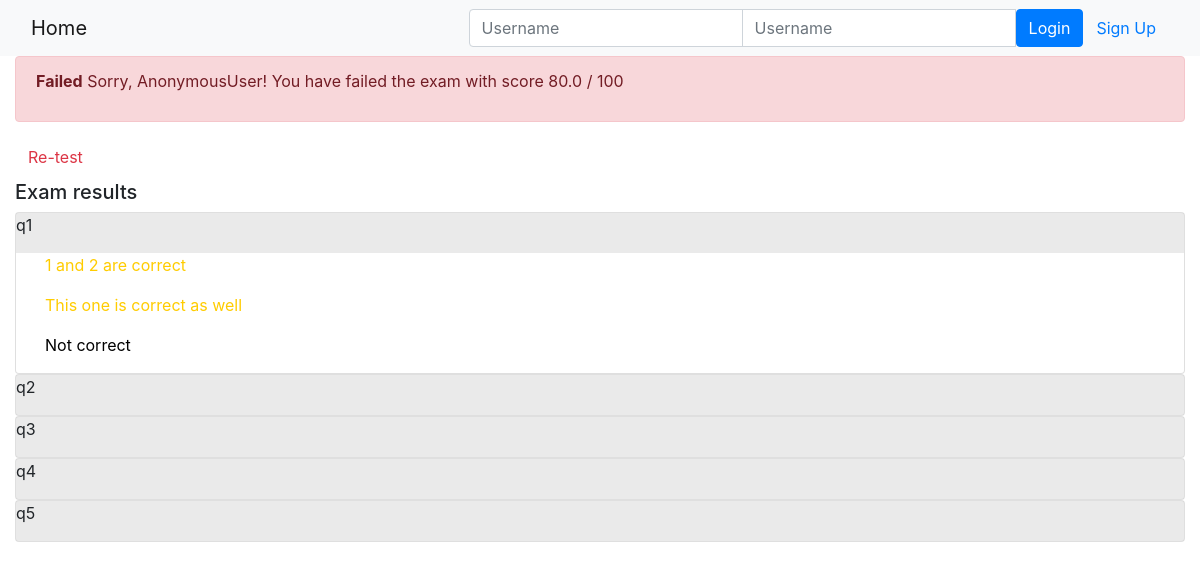
Page /onlinecourse/1/submission/1/result/ on the earlier database version.
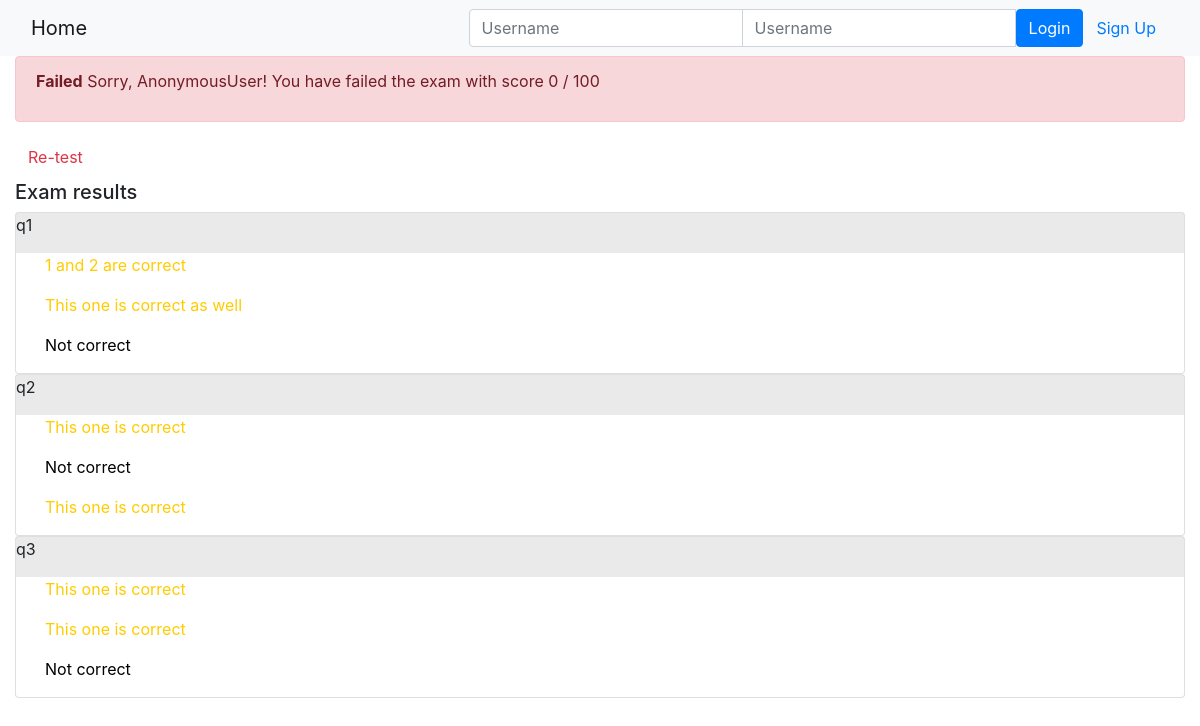
Same page on the later database version.
### onlinecourse/models.py (models this page shows)
class Question(models.Model):
    question_text = models.CharField(max_length=4000)
    grade = models.FloatField(default=0.0)
    lesson_id = models.ForeignKey(Course, on_delete=models.CASCADE)
    def is_get_score(self, selected_ids):
        all_answers = self.choice_set.filter(is_correct=True).count()
        selected_correct = self.choice_set.filter(is_correct=True, id__in=selected_ids).count()
        if all_answers == selected_correct:
            return True
        else:
            return False

class Choice(models.Model):
    choice_text = models.CharField(max_length=4000)
    is_correct = models.BooleanField(default=False)
    question_id = models.ForeignKey(Question, on_delete=models.CASCADE)

### onlinecourse/views.py (the view)
# urls.py: path('<int:course_id>/submission/<int:submission_id>/result/', views.show_exam_result , name='show_exam_result'),
def show_exam_result(request, course_id, submission_id):
    course_obj=get_object_or_404(Course, pk=course_id)
    submission_obj = get_object_or_404(Submission, pk=submission_id)
    selected_choices = submission_obj.choices.all()
    selected_ids = []
    selected_question_ids = set()
    final_grade = 100
    choice_structure = []
    all_question_exist = \
         Question.objects.filter(lesson_id=course_id,)
    print("Numresult" + str(all_question_exist.count()))
    for item in selected_choices:
        selected_ids.append(item.id)
        selected_question_ids.add(item.question_id.id)
    count = 0
    for item in all_question_exist:
        choice_structure.append([])
    for item in all_question_exist:
        print("Final Grade : " + str(final_grade))
        choices_exist = Choice.objects.filter(question_id=item.id,)
        choices_exist_ids = []
        grade = True
        selec_ids = []
        for curr_ch in selected_choices:
            print(curr_ch.question_id)
            print(item.id)
            if curr_ch.question_id.id == item.id:
                selec_ids.append(curr_ch.id)
        for curr_ch in choices_exist:
            if not (curr_ch in selected_choices)\
                and not curr_ch.is_correct:
                choice_structure[count].append(
                    ["black", curr_ch.choice_text])
            elif not (curr_ch in selected_choices):
                choice_structure[count].append(
                    ["rgb(255, 204, 0)", curr_ch.choice_text])
            elif (curr_ch in selected_choices)\
                and curr_ch.is_correct:
                choice_structure[count].append(
                    ["green", curr_ch.choice_text])
            else:
                choice_structure[count].append(
                    ["red", curr_ch.choice_text])
        print(selec_ids)
        grade = item.is_get_score(selec_ids)
        if (not grade):
            final_grade = final_grade - \
                    (100 / all_question_exist.count())
        print("Final Grade : " + str(final_grade))
        count += 1
    if (final_grade < 1):
        final_grade = 0
    print('choice_struct:')
    print(choice_structure)
    print(selected_choices)
    print("selected choices len:"+str(len(selected_choices)))
    print("all_question_ids:"+str(len(selected_question_ids)))
    print(str(final_grade))
    print("allquestions"+str(len(all_question_exist)))
    question_structure = []
    for item in range(len(all_question_exist)):
        question_structure.append([])
        question_structure[item] = [all_question_exist[item],
        choice_structure[item]]
    print(question_structure[0][0].question_text)
    context = {}
    context['course'] = course_obj
    context['selected_ids'] = selected_ids
    context['grade'] = round(final_grade, 2)
    context['questions'] = question_structure
    context['user'] = request.user
    return render(request, 'onlinecourse/exam_result_bootstrap.html',
     context)

### onlinecourse/templates/onlinecourse/exam_result_bootstrap.html (shortened to what this page needs)
<!DOCTYPE html>
<html lang="en">
<head>
    {% load static %}
    <link rel="stylesheet" href="https://maxcdn.bootstrapcdn.com/bootstrap/4.5.2/css/bootstrap.min.css">
</head>
<body>
    <nav class="navbar navbar-light bg-light">
        <div class="container-fluid">
            <div class="navbar-header">
                <a class="navbar-brand" href="{% url 'onlinecourse:index' %}">Home</a>
            </div>
            <ul class="nav navbar-nav navbar-right">
                {% if user.is_authenticated %}
                <li>
                    <a class="btn btn-link" href="#">{{ user.first_name }}({{ user.username }})</a>
                    <a class="btn btn-link" href="{% url 'onlinecourse:logout' %}">Logout</a>
                </li>
                {% else %}
                <li>
                    <form class="form-inline" action="{% url 'onlinecourse:login' %}" method="post">
                        <div class="input-group">
                            <input type="text" class="form-control" placeholder="Username" name="username">
                            <input type="password" class="form-control" placeholder="Username" name="psw">
                            <button class="btn btn-primary" type="submit">Login</button>
                            <a class="btn btn-link" href="{% url 'onlinecourse:registration' %}">Sign Up</a>
                        </div>
                    </form>
                </li>
                {% endif %}
            </ul>
        </div>
    </nav>
    <div class="container-fluid">
        {% if grade > 80 %}
        <div class="alert alert-success">
            <p><strong>Congratulations, {{user}}!</strong>
                You have passed the exam and completed the course with
                score {{ grade }} / 100
            </p>
        </div>
        {% else %}
        <div class="alert alert-danger">
            <p><strong>Failed</strong>
                Sorry, {{user}}!
                You have failed the exam with
                score {{ grade }} / 100
            </p>
        </div>
        <a class="btn btn-link text-danger" href="{% url 'onlinecourse:course_details' course.id %}">Re-test</a>
        {% endif %}
        <div class="card-columns-vertical mt-1">
            <h5 class="">Exam results</h5>
            {% for question in questions%}
            <div class="card">
                <div style = "background-color : rgba(214,214,214,0.5)">
                    <p>{{question.0.question_text}}</p>
                </div>
                <div class="container">
                    {% for choice in question.1 %}
                    <p style = "color: {{choice.0}};">{{choice.1}}</p>
                    {% endfor %}
                </div>
            </div>
            {% endfor %}
        </div>
    </div>
</body>
</html>

Differences in the rows shown:
removed Question: question_text "q4"
removed Question: question_text "q5"
added Choice: choice_text "This one is correct"
added Choice: choice_text "Not correct"
added Choice: choice_text "This one is correct"
added Choice: choice_text "This one is correct"
added Choice: choice_text "This one is correct"
added Choice: choice_text "Not correct"
Other differences:
{{ grade }}: "80.0" → "0"
